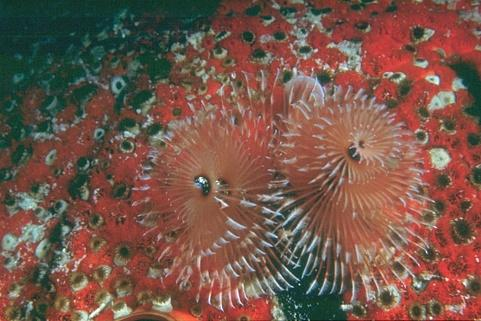
%> input picture Project1/A53097130/data/img/12084.jpg, 481 x 321 px
$ octave ans2c.m   (GNU Octave 9; MATLAB toolbox functions it lacks are replaced by stand-ins)
%> lines starting %> are read from the running program, lines starting %| are printed output that depends on the picture; pictures that were not available may be replaced by others from this repository, and a replacement may not be noted
clc;
close all;
warning('off', 'Images:initSize:adjustingMag');

input1 = imread('../Data/img/12084.jpg');
%> input1 is the input picture: size 321x481x3 uint8; mean R, G, B 118.6, 86.3, 73.9
input2 = imread('../Data/img/3096.jpg');
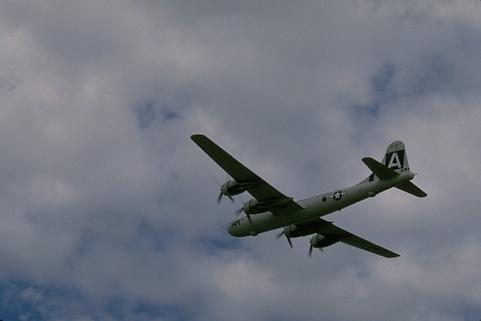
%> input picture Project1/A53097130/data/img/3096.jpg, 481 x 321 px
%> input2 is the input picture: size 321x481x3 uint8; mean R, G, B 114, 118.3, 129.3
input3 = imread('../Data/img/14037.jpg');
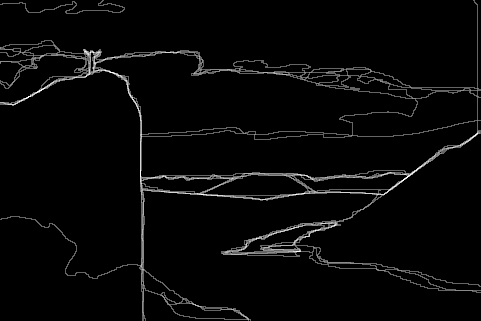
%> input picture Project1/A53097130/data/ground_truth/14037.bmp, 481 x 321 px, given in place of 14037.jpg, which was not available
%> input3 is the input picture: size 321x481 uint8; min 0, max 252, mean 7.3

arr = cat(3, input1, input2, input3);

for i=1:3    %image counter
    im  = arr(:,:,(i-1)*3+1:i*3);

    cform2lab = makecform('srgb2lab');
    LAB = applycform(im, cform2lab);
%> LAB: size 321x481x3 uint8; mean of channels 1, 2, 3 103, 140.6, 142
    L = LAB(:,:,1);
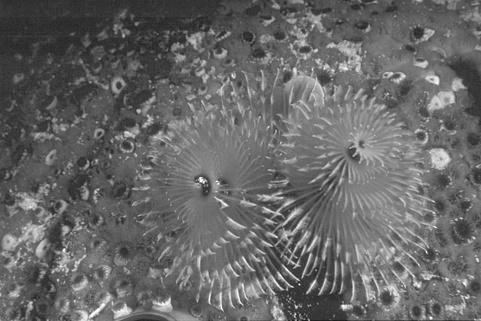
%> L: size 321x481 uint8; min 23, max 254, mean 103
    LAB(:,:,1) = adapthisteq(L,'NumTiles',...
                         [16 16],'ClipLimit',0.005);
%> LAB: size 321x481x3 uint8; mean of channels 1, 2, 3 90, 140.6, 142

    cform2srgb = makecform('lab2srgb');
    J = applycform(LAB, cform2srgb);

    imR = J(:,:,1);
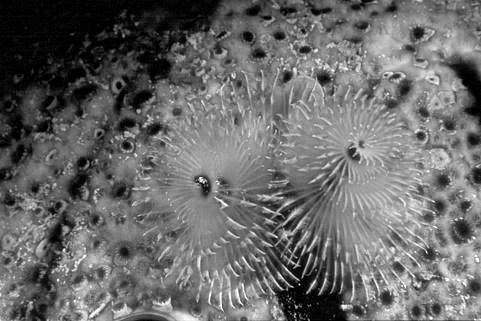
%> imR: size 321x481 uint8; min 0, max 255, mean 105.6
    imG = J(:,:,2);
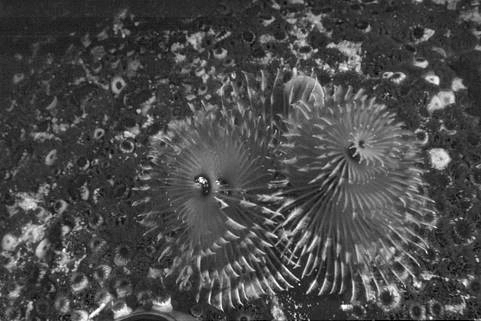
%> imG: size 321x481 uint8; min 0, max 255, mean 74.3
    imB = J(:,:,3);
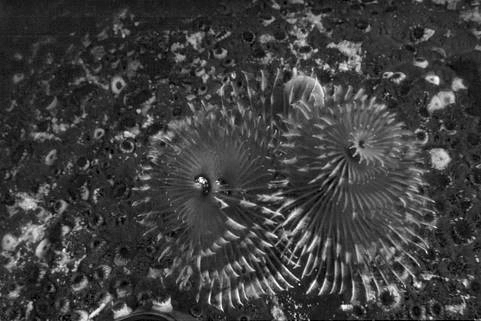
%> imB: size 321x481 uint8; min 0, max 255, mean 62.6

    fg   = figure;
    set(fg, 'Color', [1 1 1], 'Position', [1 1 1024 786], 'Visible', 'on', 'menubar', 'none');
    [countR,r] = imhist(imR);
%> countR = 256 values, max 4173 at index 1, min 7 at index 251, mean 603.1; r = 256 values from 0 to 255
    [countG,g] = imhist(imG);
%> countG = 256 values, max 3382 at index 50, min 2 at index 3, mean 603.1; g = 256 values from 0 to 255
    [countB,b] = imhist(imB);
%> countB = 256 values, max 3050 at index 41, min 1 at index 250, mean 603.1; b = 256 values from 0 to 255

    subplot(5,4,[1,2,5,6]);
    imshow(im);
    title('(a) Original Image');

    subplot(5,4,[3,4,7,8]);
    imshow(cat(3, imR, imG, imB), 'InitialMagnification', 1000, 'border', 'tight' );
    title('(b) Adaptive Histogram Equalized Image');

    subplot(5,4,[9,10,11,12]);
    stem(r,countR);
    title('(c) Histogram of Adaptive Histogram Equalized image for color Intensity (R)');

    subplot(5,4,[13,14,15,16]);
    stem(g,countG);
    title('(d) Histogram of Adaptive Histogram Equalized image for color Intensity (G)');

    subplot(5,4,[17,18,19,20]);
    stem(b,countB);
    title('(e) Histogram of Adaptive Histogram Equalized image for color Intensity (B)');
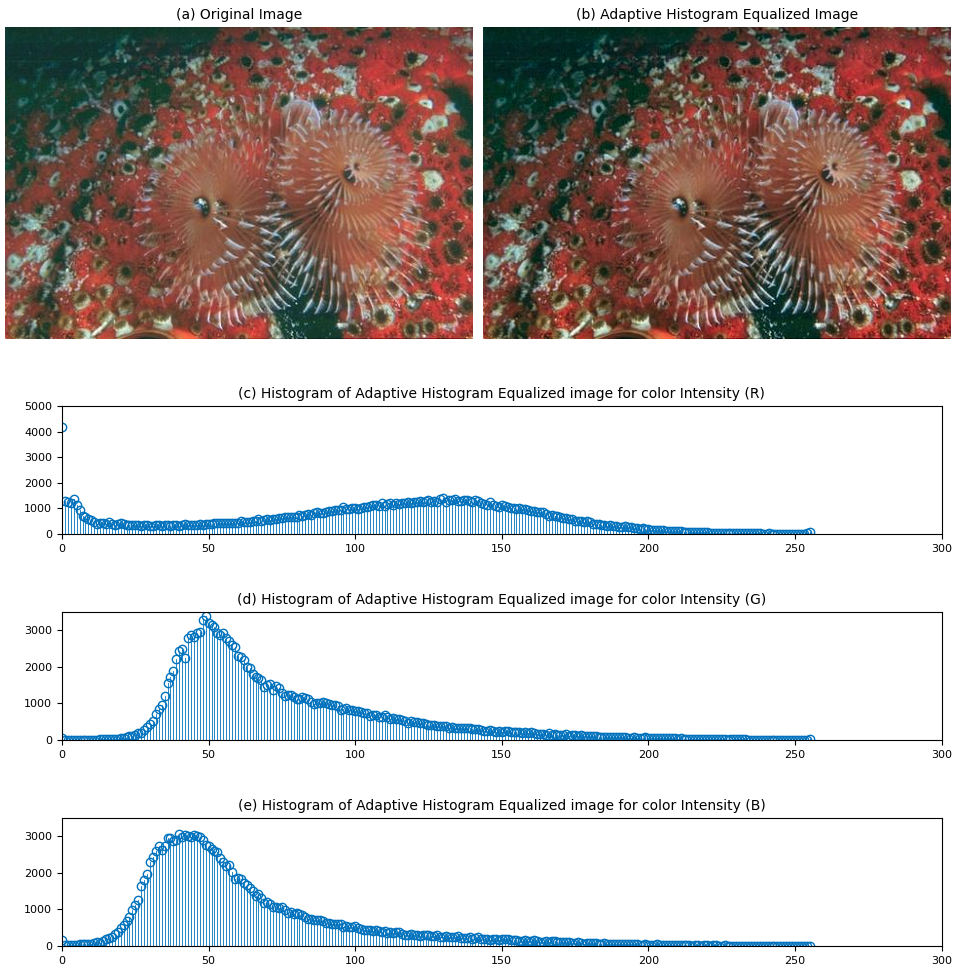
%> figure redrawn from the program's plot data, 5 panels
%> (the run ends here)
